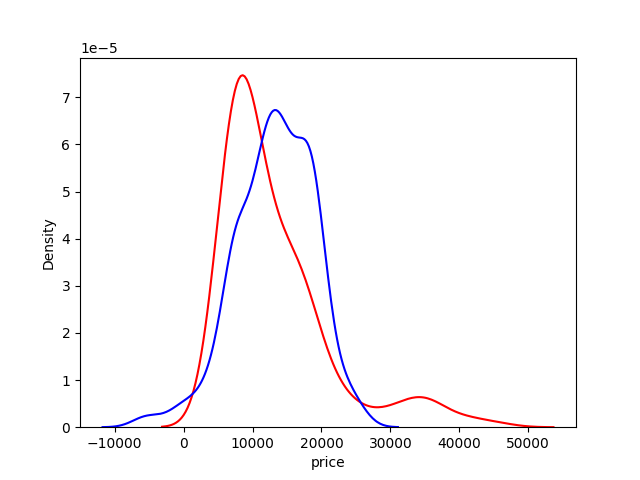

Generate this figure with Python:
# -----------
# Import Data
# -----------

from cProfile import label
import pandas as pd

file_path = 'https://archive.ics.uci.edu/ml/machine-learning-databases/autos/imports-85.data'
df = pd.read_csv(file_path, header=None)
column_heads = ['symboling', 'normalized-losses', 'make', 'fuel-type', 'aspiration', '#doors', 'body-style', 
'drive-wheels', 'engine-location', 'wheel-base', 'length', 'width', 'height', 'curb-weight', 'engine-type', 
'#cylinders', 'engine-size', 'fuel-system', 'bore', 'stroke', 'compression-ratio', 'horsepower', 'peak-rmp', 
'city-mpg', 'highway-mpg', 'price']
df.columns = column_heads

# ------------
# Data Cleanup
# ------------

import numpy as np

df['price'].replace('?', np.nan, inplace=True)
df.dropna(subset=['price'], axis=0, inplace=True)
df['price'] = df['price'].astype('float')

# -----------------
# Distribution Plot
# -----------------

from sklearn.linear_model import LinearRegression

lm = LinearRegression()
lm.fit(df[['highway-mpg']], df['price'])
Y_hat = lm.predict(df[['highway-mpg']])

import seaborn as sns
from matplotlib import pyplot as plt

ax1 = sns.distplot(df['price'], hist=False, color='r', label='Actual')
sns.distplot(Y_hat, hist=False, color='b', label='Fitted', ax=ax1)

plt.savefig('./distribution_plot.png')
plt.show()